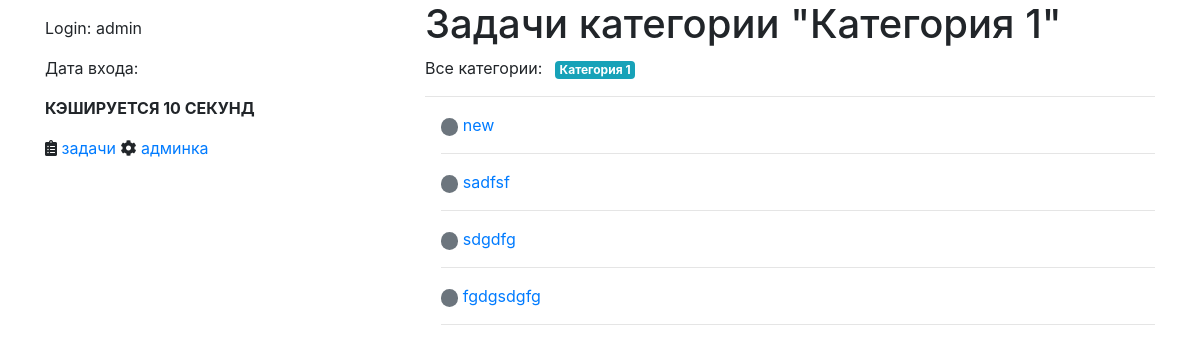
Screenshot of /list/c/1 (signed in) with the database file from the repository.
### tasks/models.py (models this page shows, shortened)
class Category(models.Model):
    slug = models.CharField(max_length=128)
    name = models.CharField(max_length=256)
    todos_count = models.PositiveIntegerField(default=0)
    class Meta:
        verbose_name = 'Категория'
        verbose_name_plural = 'Категории'

class TodoItem(models.Model):
    description = models.TextField("описание")
    is_completed = models.BooleanField("выполнено", default=False)
    created = models.DateTimeField(auto_now_add=True)
    updated = models.DateTimeField(auto_now=True)
    owner = models.ForeignKey(User, on_delete=models.CASCADE, verbose_name='Пользователь')
    priority = models.ForeignKey(Priority,
                                 on_delete=models.DO_NOTHING, related_name="priority",
                                 default=Priority.objects.filter(name="Средний приоритет").first()
                                 )
    category = models.ManyToManyField(Category, blank=True)
    class Meta:
        verbose_name_plural = "Задачи"
    def __str__(self):
        return self.description.lower()

### tasks/views.py (the view)
# urls.py: path("list/c/<slug:cat_slug>", views.tasks_by_cat, name="list_by_cat"),
def tasks_by_cat(request, cat_slug=None):
    u = request.user
    tasks = TodoItem.objects.filter(owner=u).all()
    cat = None
    if cat_slug:
        cat = get_object_or_404(Category, slug=cat_slug)
        tasks = tasks.filter(category__in=[cat])
    categories = []
    for t in tasks:
        for cat in t.category.all():
            if cat not in categories:
                categories.append(cat)
    return render(
        request,
        "tasks/list_by_cat.html",
        {"category": cat, "tasks": tasks, "categories": categories},
    )

### tasks/templates/tasks/list_by_cat.html (shortened to what this page needs)
{% extends "base.html" %}
{% load static %}
{% block main_content %}
  {% if category %}
  <h1>Задачи категории "{{ category.name }}"</h1>
  {% else %}
  <h1>Все текущие задачи</h1>
  {% endif %}
    {% for t in categories %}
      {% if forloop.first %}
      <ul class="list-inline">
        <li class="list-inline-item">Все категории:</li>
      {% endif %}
      <li class="list-inline-item">
        <a href="{% url "tasks:list_by_cat" t.slug %}">
        {% if t.pk == tag.pk %}
          <span class="badge badge-success">{{ t.name }}</span>
        {% else %}
          <span class="badge badge-info">{{ t.name }}</span>
        {% endif %}
        </a>
      </li>
    {% if forloop.last %}</ul>{% endif %}
    {% endfor %}
  <hr/>
  <ul id="todo-list" class="list-unstyled ml-3">
  {% for task in tasks %}
      {% if task.priority.name == "Высокий приоритет" %}
      <span class="badge badge-pill badge-danger">&nbsp;</span>
      {% elif task.priority.name == "Средний приоритет"%}
      <span class="badge badge-pill badge-secondary">&nbsp;</span>
      {% elif task.priority.name == "Низкий приоритет" %}
      <span class="badge badge-pill badge-success">&nbsp;</span>
      {% endif %}
      <a href={% url "tasks:details" task.id %}>{{ task }}</a>
      <hr/>
  {% endfor %}
  </ul>
{% endblock %}

### templates/base.html (shortened to what this page needs)
<html>
  <head>
    <link rel="stylesheet" href="https://maxcdn.bootstrapcdn.com/bootstrap/4.0.0/css/bootstrap.min.css">
  <link rel="stylesheet" href="https://use.fontawesome.com/releases/v5.7.0/css/all.css">
  </head>
  <body>
    <div class="container">
      <div class="row">
        <div class="side_bar col">
          {% block side_bar %}
            {% if user.is_authenticated %}
              <p>Login: {{ user.username }}</p>
              <p>Дата входа: {{ cache }}</p>
              <p><b>КЭШИРУЕТСЯ 10 СЕКУНД</b></p>
              <i class="fas fa-clipboard-list"></i>&nbsp;<a href="{% url "tasks:list" %}">задачи</a>
            {% endif %}
	    <i class="fas fa-cog"></i>&nbsp;<a href='{% url 'admin:index' %}'>админка</a>
          {% endblock %}
        </div>
            <div class="main_content col-8">
            {% if user.is_authenticated %}
              {% block main_content %}
              {% endblock %}
            {% else %}
                <h2>Войдите под своим логином и паролем</h2>
            {% endif %}
            </div>
      </div>
    </div>
  </body>
</html>

### rows the page displays
Category: name "Категория 1"
TodoItem: description "new"
TodoItem: description "sadfsf"
TodoItem: description "sdgdfg"
TodoItem: description "fgdgsdgfg"

### other values shown
{{ user.username }} "admin"
